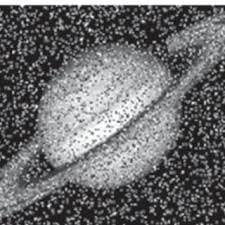
#> input picture Offline 3/noisy_image.png, 225 x 225 px
$ python task2_image_cft.py
#> lines starting #> are read from the running program, lines starting #| are printed output that depends on the picture
import numpy as np
import matplotlib.pyplot as plt
from imageio import imread

# =====================================================
# Continuous Image Class
# =====================================================
class ContinuousImage:
    """
    Represents an image as a continuous 2D signal.
    """

    def __init__(self, image_path):
#> called with image_path = 'noisy_image.png'
        self.image = imread(image_path, mode='L')
#> self.image: shape (225, 225); min 4, max 255, mean 109.2
        self.image = self.image / np.max(self.image)

        # Define continuous spatial axes
        self.x = np.linspace(-1, 1, self.image.shape[1])
#> self.x = 225 values from -1 to 1
        self.y = np.linspace(-1, 1, self.image.shape[0])
#> self.y = 225 values from -1 to 1

    def show(self, title="Image"):
        plt.imshow(self.image, cmap='gray')
        plt.title(title)
        plt.axis('off')
        plt.show()


# =====================================================
# 2D Continuous Fourier Transform Class
# =====================================================
class CFT2D:
    """
    Computes 2D Continuous Fourier Transform
    using separability and numerical integration.
    """

    def __init__(self, image_obj:ContinuousImage):
        self.I = image_obj.image
        self.x = image_obj.x
        self.y = image_obj.y

    def compute_cft(self):
        """
        Compute real and imaginary parts of 2D CFT.
        """
        rows, cols = self.I.shape
#> rows = 225; cols = 225
        real = np.zeros((rows, cols))
        imag = np.zeros((rows, cols))
        ui=np.linspace(-1, 1, rows)
#> ui = 225 values from -1 to 1
        vj=np.linspace(-1, 1, cols)
#> vj = 225 values from -1 to 1
        for i in range(rows):
            for j in range(cols):
                integ_cos = np.cos(2*np.pi*(ui[i]*self.x[np.newaxis, :] + vj[j]*self.y[:, np.newaxis]))
                integ_sin = np.sin(2*np.pi*(ui[i]*self.x[np.newaxis, :] + vj[j]*self.y[:, np.newaxis]))

                temp_cos = np.trapezoid(integ_cos * self.I, self.x, axis=1)
                temp_sin = np.trapezoid(integ_sin * self.I, self.x, axis=1)
                real[i,j] = np.trapezoid(temp_cos, self.y)
                imag[i,j] = -np.trapezoid(temp_sin, self.y)
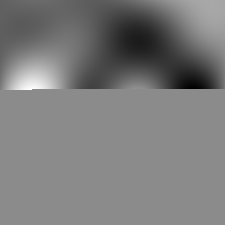
#> imag: shape (225, 225) float64; min -0.0772, max 0.064, mean -0.00845; drawn with min black and max white
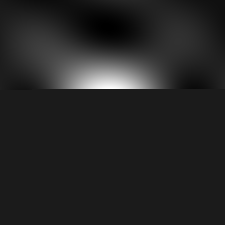
#> real: shape (225, 225) float64; min -0.161, max 1.32, mean 0.0514; drawn with min black and max white
        return real, imag


    # [10 lines left out: function plot_magnitude, not called in this run]


# =====================================================
# Frequency Filtering
# =====================================================
class FrequencyFilter:
    # [10 lines left out: function low_pass, not called in this run]

# =====================================================
# Inverse 2D Continuous Fourier Transform
# =====================================================
class InverseCFT2D:
    """
    Reconstructs image from 2D frequency spectrum.
    """

    # [23 lines left out: functions __init__, reconstruct, not called in this run]

# =====================================================
# Main Execution (Task 2)
# =====================================================
img = ContinuousImage("noisy_image.png")
img.show("Original Image")

cft2d = CFT2D(img)
#> (the run stopped early here; a loop or call above may not have finished)
